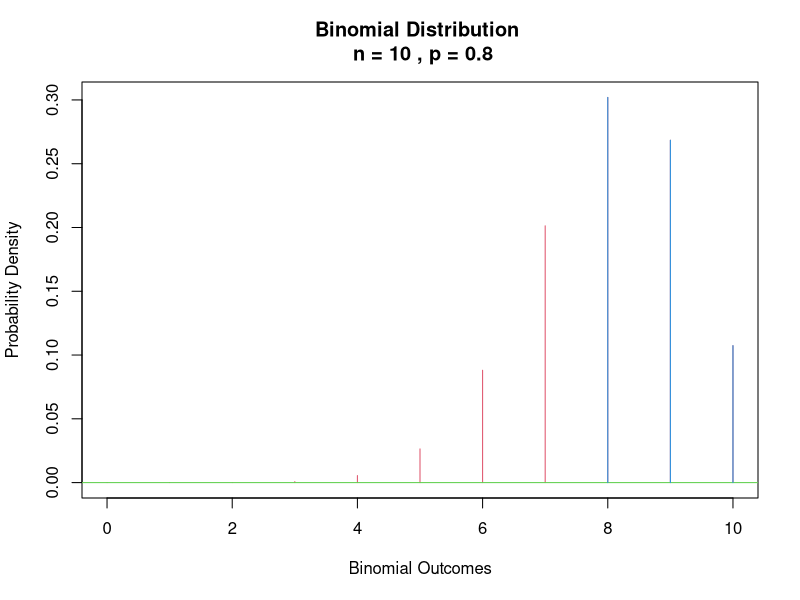
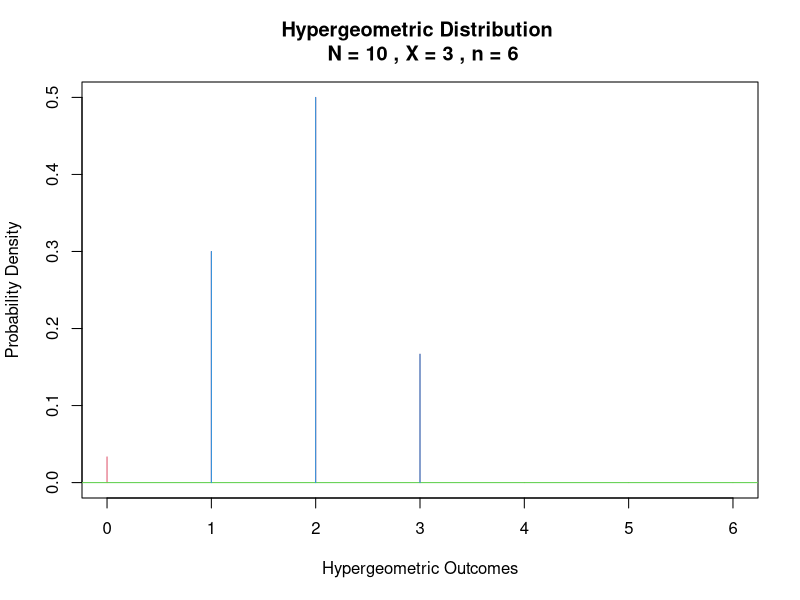

Reproduce these figures in R, in order.
## ---- chunk 1
knitr::opts_chunk$set(echo = TRUE)
knitr::opts_chunk$set(tidy = TRUE)
knitr::opts_chunk$set(tidy.opts=list(width.cutoff=36))
knitr::opts_chunk$set(size = "small")
knitr::opts_chunk$set(message = FALSE)
knitr::opts_hooks$set(fig.width = function(options) {
  if (options$fig.width < options$fig.height) {
    options$fig.width = options$fig.height
  }
  options
})
knitr::knit_hooks$set(mysize = function(before, options, envir) {
  if (before) 
    return(options$size)
})
f = system.file("W2-Rmore", "W2-Rmore.R")
knitr::purl(f, documentation = 1)
## ---- chunk 2
gbinom = function(n, p, low=0, high=n,scale = F, a=NA,b=NA,calcProb=!all(is.na(c(a,b))),quantile=NA,calcQuant=!is.na(quantile))
{
  sd <-  sqrt(n * p * (1 - p))
  if(scale && (n > 10)) {
	low <-  max(0, round(n * p - 4 * sd))
	high <-  min(n, round(n * p + 4 * sd))
  }
  values <-  low:high
  probs <-  dbinom(values, n, p)
  plot(c(low,high), c(0,max(probs)), type = "n", xlab = "Binomial Outcomes",
      ylab = "Probability Density",
      main = paste("Binomial Distribution \n", "n =", n, ", p =", p))
  lines(values, probs, type = "h", col = 2)
  abline(h=0,col=3)
  if(calcProb) {
    if(is.na(a))
      a <-  0
    if(is.na(b))
      b <-  n
    if(a > b) {
      d <-  a
      a <-  b
      b <-  d
    }
    a = round(a)
    b = round(b)
    prob <-  pbinom(b,n,p) - pbinom(a-1,n,p)
    text(paste("P(",a," <= Y <= ",b,") = ",round(prob,6),sep=""),line=0,col.main=4)
    u <-  seq(max(c(a,low)),min(c(b,high)),by=1)
    v <-  dbinom(u,n,p)
    lines(u,v,type="h",col=4)
  }
  else if(calcQuant==T) {
    if(quantile < 0 || quantile > 1)
      stop("quantile must be between 0 and 1")
    x <-  qbinom(quantile,n,p)
    title(paste("The ",quantile," quantile = ",x,sep=""),line=0,col.main=4)
    u <-  0:x
    v <-  dbinom(u,n,p)
    lines(u,v,type="h",col=4)
  }
  return(invisible())
}
## ---- chunk 3
gbinom(10, 0.8, a = 8, b = 10, scale = T)

## ---- chunk 4
# Input: n = sample size, N = population size, X = population successes, 
# low = minimum occurrences, high = maximum occurrences, 
# a = lower threshold, b = upper threshold, quantile = quantile
ghyper= function(n, N, X, low=0, high=n, scale = F, a=NA, b=NA, calcProb=!all(is.na(c(a,b))), quantile=NA, calcQuant=!is.na(quantile))
{
  mean <- n * X/N
  sd <-  sqrt(n * (X/N) * ((N-X)/N) * ((N-n)/(N-1)))
  if(scale && (n > 10)) {
	low <-  max(0, round(mean - 4 * sd))
	#low <- max(0, n+X-N)
  high <-  min(n, round(mean + 4 * sd))
  }
  values <-  low:high
  probs <-  dhyper(values, X, N-X, n)
  plot(c(low,high), c(0,max(probs)), type = "n", xlab = "Hypergeometric Outcomes",
      ylab = "Probability Density",
      main = paste("Hypergeometric Distribution \n", "N =", N, ", X =", X, ", n =", n))
  lines(values, probs, type = "h", col = 2)
  abline(h=0,col=3)
  if(calcProb) {
    if(is.na(a))
      a <-  0
    if(is.na(b))
      b <-  n
    if(a > b) {
      d <-  a
      a <-  b
      b <-  d
    }
    a = round(a)
    b = round(b)
    prob <-  dhyper(b, X, N-X, n) - dhyper(a-1, X, N-X, n)
    text(paste("P(",a," <= x <= ",b,") = ",round(prob,6),sep=""),col.main=4)
    u <-  seq(max(c(a,low)),min(c(b,high)),by=1)
    v <-  dhyper(u, X, N-X, n)
    lines(u,v,type="h",col=4)
  }
  else if(calcQuant==T) {
    if(quantile < 0 || quantile > 1)
      stop("quantile must be between 0 and 1")
    x <-  qhyper(quantile, X, N-X, n)
    title(paste("The ",quantile," quantile = ",x,sep=""),col.main=4)
    u <-  0:x
    v <- dhyper(u, X, N-X, n)
    lines(u,v,type="h",col=4)
  }
  return(invisible())
}
## ---- chunk 5
ghyper(6, 10, 3, a = 1, b = 3, scale = T)
